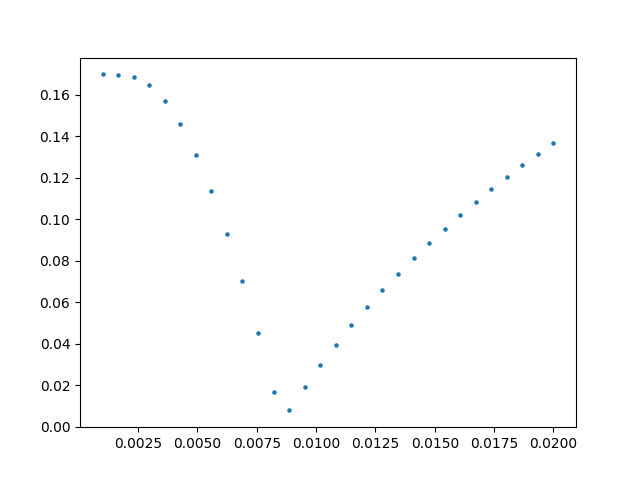

Here is the Python script that generated this plot:
from numpy import *
import matplotlib.pyplot as plt
import sys 
sys.path.append("/Users/matsunagahibiki/Documents/#0.resesarch/2program/my_module")
from SC_BCS_free_energy import free_energy_SC_BCS_1D
from SC_BCS_Gap_equation import Gap_equation_SC_BCS_1D

##パラメータの調整
N, V, t, mu, gu, n0, n1, n2, nscf =1000, 1, 1 , 0, 1, 1, 1, 30, 2000  # 7.525 #9.21
n_search, error, check_gap =100, 1e-10, 1e-6
kBT_a, kBT_b = 0.0001, 2
dq = 0.001
dd = 0.001
ini_gap = 100
qs   = linspace(0,0.005,n0)         #(np.pi/a)
Bs   = linspace(0.0,0.0,n1)          #np.linspace(0,0.08,n1)
kBTs = linspace(0.001,0.02,n2)

ans = []
for i in range(n2):
    dc   =   Gap_equation_SC_BCS_1D.scf_1D_simple(kBTs[i], ini_gap, nscf, N, t, qs[0], mu, gu, Bs[0], V)
    x    =   free_energy_SC_BCS_1D.dda_1D(t, mu, gu, Bs[0], 1/kBTs[i], V, N, dc[0], dd)
    ans.append(x)
ans = array(ans)


# def bpp_1D(t, mu, gu, B, beta, V, N, dc, dq):
#     return (1/2)*d2df_q_1D(t, mu, gu, B, beta, V, N, dc, dq)

########################################################################################################################
#plot the figure of comparing free energy to extended GL
print(ans)
plt.scatter(kBTs, ans, 5)
plt.savefig("1D.png")
plt.clf()

###################################
##output
file = open("1D", "w")
for i in range(n2):
    file.write(str(kBTs[i]) + " " + str(ans[i]) + " "  + "\n")
file.close()